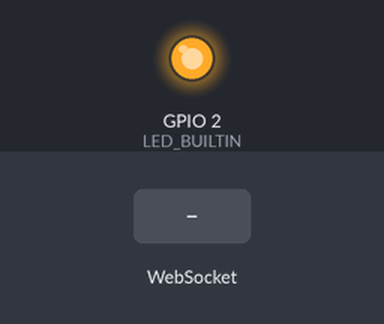
A program run on a simulated ESP8266 (NodeMCU). Parts: output pins drawn as LEDs (lit = HIGH, except the on-board LED, lit = LOW). Dashed ring = blinking. The inputs (shaded band) are chosen by the test bench. WiFi joins after 1.5 s; servers stay silent unless stated; storage starts empty; what the program prints to the serial monitor is not drawn.

Above: at 0.1 s.
At 3.7 s:
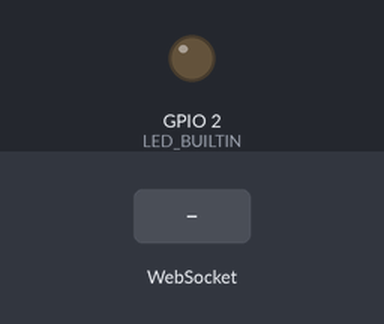
3.8 s: WebSocket text "1" received
At 4.9 s:
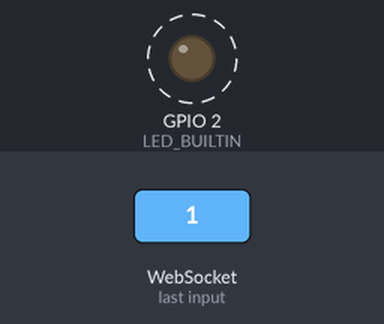
Timing chart, 0 to 12.1 s (numbered marks = the images above; inputs shaded):
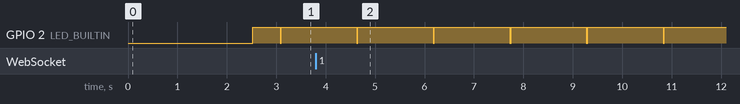

The program:

main.cpp
```cpp
#include <Arduino.h>
#include "MPU6050_6Axis_MotionApps20.h"
#include <ESP8266WiFi.h>
#include <ESPAsyncWebServer.h>
#include <LittleFS.h>
#include <ArduinoJson.h>
#include <AsyncElegantOTA.h>

void meansensors();
void readCalibration();
void writeCalibration();
void Heartbeat();

ADC_MODE(ADC_VCC);         // to use getVcc

//AP mode is too sluggish so test ran from HooToo hotspot
//#define Wifi_AP_Access
#ifdef Wifi_AP_Access
const char* ssid = "DualLevel";
const char* password = "11111111";
#else
const char* ssid = "Bystxxxxxxx";
const char* password = "07xxxxxxxxxx";
#endif

AsyncWebServer server(80);
AsyncWebSocket ws("/ws");
String strLastMessageSent = "";

MPU6050 mpu;
uint16_t packetSize=0;
uint16_t fifoCount=0;
uint8_t fifoBuffer[42];   // enough for 1 packet of data
Quaternion q;
VectorFloat gravity;
float ypr[3];

float mean_p, mean_r, caly=0, calz=0, temperature=0;

// Initialize WiFi
void initWiFi() {

#ifdef Wifi_AP_Access
    WiFi.mode(WIFI_AP);
    WiFi.begin(ssid, password);
    Serial.println("AP Mode, ip 192.168.4.1");
#else
// Connect to existing network
  WiFi.mode(WIFI_STA);
    WiFi.begin(ssid, password);
    Serial.print("Connecting to WiFi ..");
    while (WiFi.status() != WL_CONNECTED) {
      Serial.print('.');
      delay(1000);  }
    Serial.println(WiFi.localIP());
#endif
}

void handleWebSocketMessage(void *arg, uint8_t *data, size_t len) {
  AwsFrameInfo *info = (AwsFrameInfo*)arg;
  if (info->final && info->index == 0 && info->len == len && info->opcode == WS_TEXT) {
    data[len] = 0;
    StaticJsonDocument<100> jsonReceived;
    deserializeJson(jsonReceived,(char*)data);
     // check for calibration request
     if((bool)jsonReceived["Calibrate"])
        {
          caly = mean_p + caly - 6;  //reset to 6 degrres
          calz = mean_r + calz;      //reset to 0
          writeCalibration();
        }
  }
}

void onEvent(AsyncWebSocket *server, AsyncWebSocketClient *client, AwsEventType type,
 void *arg, uint8_t *data, size_t len) {
 switch (type) {
    case WS_EVT_CONNECT:
      Serial.printf("WebSocket client #%u connected from %s\n", client->id(), client->remoteIP().toString().c_str());
      //force server to send current status to browser(s)
      strLastMessageSent="";
      break;
    case WS_EVT_DISCONNECT:
      Serial.printf("WebSocket client #%u disconnected\n", client->id());
      break;
    case WS_EVT_DATA:
      handleWebSocketMessage(arg, data, len);
      break;
    case WS_EVT_PONG:
    case WS_EVT_ERROR:
    break;
  }
}

void sendMessage()
  {
  StaticJsonDocument<100> jsonSend;
  //set up message to send to browser(s)
    //convert axis reading 1 decimal place
    char buffer[10];

    // Axis 1 - 6 degrees
    sprintf(buffer,"%.1f",mean_p);
    jsonSend["meanP"] = buffer;

    //axis 2 Level
    sprintf(buffer,"%.1f",mean_r);
    jsonSend["meanR"] = buffer;

    //battery voltage
    uint32_t BattVcc = ESP.getVcc();
    float fltBattery = (float)BattVcc / (float)675;
    if(fltBattery>4.3) fltBattery=4.3;
    if(fltBattery<3.3) fltBattery=3.3;
    sprintf(buffer,"%.2f",fltBattery);
    jsonSend["batVoltage"] = buffer;

    //temperature
    sprintf(buffer,"%.0f",temperature);
    jsonSend["Temperature"] = buffer;

    String strNewMessage = "";
    serializeJson(jsonSend,strNewMessage);
  //only send if the contents have changed from previous message
    if (strNewMessage != strLastMessageSent)
    {
        ws.textAll(strNewMessage);
        strLastMessageSent = strNewMessage;
    }
  }

void setup(){
  Serial.begin(115200);
  Serial.println();

  pinMode(LED_BUILTIN,OUTPUT);
  digitalWrite(LED_BUILTIN,LOW);

  Wire.begin();
  Wire.setClock(400000);

  initWiFi();
  LittleFS.begin();
  ws.onEvent(onEvent);
  server.addHandler(&ws);

  server.on("/", HTTP_GET, [](AsyncWebServerRequest *request){
  request->send(LittleFS, "/index.html", "text/html",false); });
  server.serveStatic("/", LittleFS, "/");
  AsyncElegantOTA.begin(&server);
  server.begin();

  readCalibration();

  mpu.initialize();
  mpu.setXAccelOffset(1081);
  mpu.setYAccelOffset(-1246);
  mpu.setZAccelOffset(1326);
  mpu.setXGyroOffset(107);
  mpu.setYGyroOffset(-38);
  mpu.setZGyroOffset(6);
  mpu.resetFIFO();
  mpu.dmpInitialize();
  packetSize = mpu.dmpGetFIFOPacketSize();
  mpu.setDMPEnabled(true);
}

void loop()
{
    meansensors();
    ws.cleanupClients();
    AsyncElegantOTA.loop();
    Heartbeat();
}
void Heartbeat(){
  static unsigned long blink=0;
  if(blink < millis()){
    digitalWrite(LED_BUILTIN, !digitalRead(LED_BUILTIN));
    blink += 1500 * digitalRead(LED_BUILTIN) + 25;
  }
}
void meansensors() {
float buff_p=0 ,buff_r=0;
  //exit until 10 packets are ready
  if(mpu.getFIFOCount() > 419)
  {
    //read packet by packet and make the calculations
    for (int i=0;i<10;i++)
     {
      mpu.getFIFOBytes(fifoBuffer,packetSize);
      mpu.dmpGetQuaternion(&q,fifoBuffer);
      mpu.dmpGetGravity(&gravity,&q);
      mpu.dmpGetYawPitchRoll(ypr,&q,&gravity);
      buff_p += ypr[1];
      buff_r += ypr[2];
     }
      mean_p = buff_p/10*180/PI-caly;
      mean_r = buff_r/10*180/PI-calz;
      temperature = mpu.getTemperature() /340+36.53;
      sendMessage(); //update browser
  }
}

void readCalibration()
{
    StaticJsonDocument<100> jsonRead;
    String strRead="";
    File file = LittleFS.open("/calibration", "r");
    if(file)
    {
      strRead = file.readStringUntil('\n');
      file.close();

      Serial.println(strRead);

      deserializeJson(jsonRead,strRead);
      caly = jsonRead["CalibrateY"];
      calz = jsonRead["CalibrateZ"];
    }
}

void writeCalibration()
{
    StaticJsonDocument<100> jsonWrite;
    String strWrite="";
    jsonWrite["CalibrateY"] = caly;
    jsonWrite["CalibrateZ"] = calz;
    serializeJson(jsonWrite,strWrite);
    File file = LittleFS.open("/calibration", "w");
    if (file)
    {
      file.println(strWrite);
      file.close();

      Serial.println(strWrite);

    }
}
```

Measured:
- by itself, GPIO 2 (LED_BUILTIN): alternates HIGH for 1.5 s and LOW for 0.02 s
